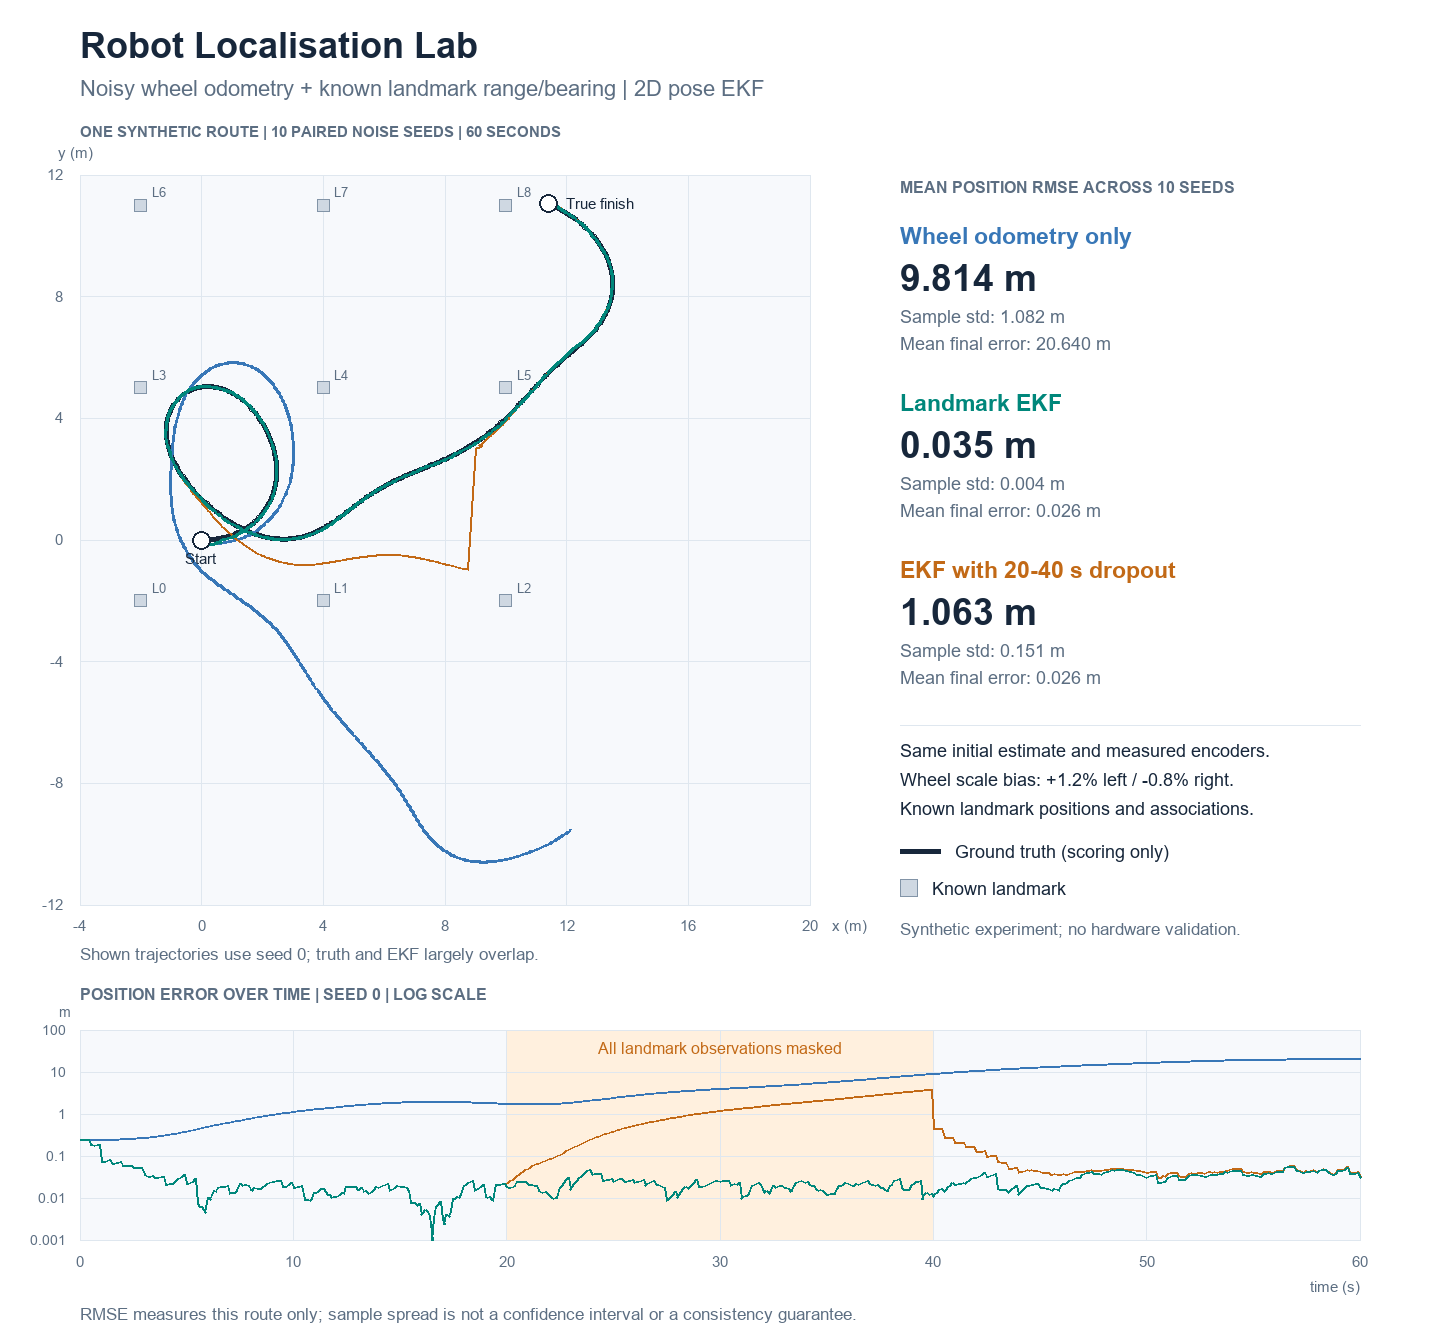

Write Python code to recreate this figure.
"""Reproduce the ten-seed localisation study and save metrics + PNG/SVG figures."""

import argparse
from html import escape
import json
import math
from pathlib import Path
import platform

import numpy as np
import PIL
from PIL import Image, ImageDraw, ImageFont

from localization import estimate, generate_dataset, run_study


class Figure:
    """Draw the same basic vector elements into PNG and SVG outputs."""

    def __init__(self, width=1440, height=1340):
        self.image = Image.new('RGB', (width, height), 'white')
        self.draw = ImageDraw.Draw(self.image)
        self.fonts = {}
        self.svg = [f'<svg xmlns="http://www.w3.org/2000/svg" width="{width}" height="{height}" viewBox="0 0 {width} {height}">',
                    '<title>Robot Localisation Lab: wheel odometry and landmark EKF</title>',
                    '<desc>A seeded trajectory comparison and position-error chart, with results across ten paired noise seeds.</desc>',
                    f'<rect width="{width}" height="{height}" fill="white"/>']

    def font(self, size, bold):
        key = (size, bold)
        if key not in self.fonts:
            for name in ('DejaVuSans-Bold.ttf' if bold else 'DejaVuSans.ttf',
                         'C:/Windows/Fonts/arialbd.ttf' if bold else 'C:/Windows/Fonts/arial.ttf'):
                try:
                    self.fonts[key] = ImageFont.truetype(name, size)
                    break
                except OSError:
                    pass
            else:
                self.fonts[key] = ImageFont.load_default(size=size)
        return self.fonts[key]

    def text(self, x, y, value, size=19, fill='#17273B', bold=False, anchor='start'):
        self.svg.append(f'<text x="{x}" y="{y}" font-family="Arial, sans-serif" font-size="{size}" font-weight="{700 if bold else 400}" text-anchor="{anchor}" fill="{fill}">{escape(str(value))}</text>')
        self.draw.text((x, y), str(value), font=self.font(size, bold), fill=fill,
                       anchor={'start': 'ls', 'middle': 'ms', 'end': 'rs'}[anchor])

    def rect(self, bounds, fill, stroke=None, width=1):
        x1, y1, x2, y2 = bounds
        self.svg.append(f'<rect x="{x1}" y="{y1}" width="{x2-x1}" height="{y2-y1}" fill="{fill}" stroke="{stroke or "none"}" stroke-width="{width}"/>')
        self.draw.rectangle(bounds, fill=fill, outline=stroke, width=width)

    def line(self, points, fill, width=1):
        points = [(float(x), float(y)) for x, y in points]
        self.svg.append(f'<polyline points="{" ".join(f"{x:.3f},{y:.3f}" for x,y in points)}" fill="none" stroke="{fill}" stroke-width="{width}" stroke-linejoin="round"/>')
        self.draw.line(points, fill=fill, width=width, joint='curve')

    def circle(self, x, y, radius, fill, stroke=None, width=1):
        self.svg.append(f'<circle cx="{x}" cy="{y}" r="{radius}" fill="{fill}" stroke="{stroke or "none"}" stroke-width="{width}"/>')
        self.draw.ellipse((x-radius, y-radius, x+radius, y+radius), fill=fill, outline=stroke, width=width)

    def save(self, destination):
        self.image.save(destination / 'demo.png')
        (destination / 'demo.svg').write_text('\n'.join(self.svg + ['</svg>']), encoding='utf-8')


def draw_demo(data, runs, results, destination):
    f = Figure()
    navy, muted = '#17273B', '#5C6E82'
    blue, teal, orange = '#3877B7', '#00877B', '#C26916'
    colors = {'odometry_only': blue, 'landmark_ekf': teal, 'dropout_ekf': orange}
    labels = {'odometry_only': 'Wheel odometry only', 'landmark_ekf': 'Landmark EKF',
              'dropout_ekf': 'EKF with 20-40 s dropout'}
    f.text(80, 58, 'Robot Localisation Lab', size=36, bold=True)
    f.text(80, 96, 'Noisy wheel odometry + known landmark range/bearing | 2D pose EKF', size=22, fill=muted)
    f.text(80, 137, 'ONE SYNTHETIC ROUTE | 10 PAIRED NOISE SEEDS | 60 SECONDS', size=15, bold=True, fill=muted)
    x0, y0, size = 80, 175, 730
    bounds = (-4., 20., -12., 12.)

    def point(x, y):
        return x0+(x-bounds[0])/(bounds[1]-bounds[0])*size, y0+size-(y-bounds[2])/(bounds[3]-bounds[2])*size

    f.rect((x0, y0, x0+size, y0+size), '#F7F9FC')
    for value in range(-4, 21, 4):
        x, _ = point(value, 0)
        f.line([(x, y0), (x, y0+size)], '#DFE7EF')
        f.text(x, y0+size+26, str(value), size=15, fill=muted, anchor='middle')
    for value in range(-12, 13, 4):
        _, y = point(0, value)
        f.line([(x0, y), (x0+size, y)], '#DFE7EF')
        f.text(x0-17, y+5, str(value), size=15, fill=muted, anchor='end')
    f.text(x0+size+22, y0+size+26, 'x (m)', size=15, fill=muted)
    f.text(x0-22, y0-17, 'y (m)', size=15, fill=muted)
    for index, landmark in enumerate(data.landmarks):
        x, y = point(*landmark)
        f.rect((x-6, y-6, x+6, y+6), '#CFD8E2', '#8294A7')
        f.text(x+11, y-8, f'L{index}', size=13, fill=muted)
    f.line([point(*pose[:2]) for pose in data.truth], navy, width=5)
    for name in ('odometry_only', 'dropout_ekf', 'landmark_ekf'):
        f.line([point(*pose[:2]) for pose in runs[name].states], colors[name], width=3 if name != 'dropout_ekf' else 2)
    sx, sy = point(*data.truth[0, :2])
    f.circle(sx, sy, 9, 'white', navy, 2)
    f.text(sx-17, sy+24, 'Start', size=15, fill=navy)
    ex, ey = point(*data.truth[-1, :2])
    f.circle(ex, ey, 9, 'white', navy, 2)
    f.text(ex+18, ey+5, 'True finish', size=15)
    f.text(x0, y0+size+55, 'Shown trajectories use seed 0; truth and EKF largely overlap.', size=17, fill=muted)

    panel_x = 900
    f.text(panel_x, 193, 'MEAN POSITION RMSE ACROSS 10 SEEDS', size=16, bold=True, fill=muted)
    for index, name in enumerate(('odometry_only', 'landmark_ekf', 'dropout_ekf')):
        row = results['aggregate'][name]
        y = 244 + index * 167
        f.text(panel_x, y, labels[name], size=23, bold=True, fill=colors[name])
        f.text(panel_x, y+47, f'{row["mean_position_rmse_m"]:.3f} m', size=37, bold=True)
        f.text(panel_x, y+79, f'Sample std: {row["sample_std_position_rmse_m"]:.3f} m', size=18, fill=muted)
        f.text(panel_x, y+106, f'Mean final error: {row["mean_final_position_error_m"]:.3f} m', size=18, fill=muted)
    f.line([(panel_x, 725), (1360, 725)], '#DFE7EF')
    f.text(panel_x, 757, 'Same initial estimate and measured encoders.', size=18)
    f.text(panel_x, 786, 'Wheel scale bias: +1.2% left / -0.8% right.', size=18)
    f.text(panel_x, 815, 'Known landmark positions and associations.', size=18)
    f.line([(panel_x, 851), (panel_x+40, 851)], navy, width=5)
    f.text(panel_x+55, 858, 'Ground truth (scoring only)', size=18)
    f.rect((panel_x, 879, panel_x+17, 896), '#CFD8E2', '#8294A7')
    f.text(panel_x+32, 895, 'Known landmark', size=18)
    f.text(panel_x, 935, 'Synthetic experiment; no hardware validation.', size=17, fill=muted)

    f.text(80, 1000, 'POSITION ERROR OVER TIME | SEED 0 | LOG SCALE', size=16, bold=True, fill=muted)
    px, py, pw, ph = 80, 1030, 1280, 210
    f.rect((px, py, px+pw, py+ph), '#F7F9FC')
    f.rect((px+20/60*pw, py, px+40/60*pw, py+ph), '#FFF0DE')
    # Fixed axes let regenerated figures remain comparable across runs.
    low, high = 0.001, 100.0

    def error_y(value):
        value = min(high, max(low, float(value)))
        return py+ph-(math.log10(value)-math.log10(low))/(math.log10(high)-math.log10(low))*ph

    for value in (0.001, 0.01, 0.1, 1, 10, 100):
        y = error_y(value)
        f.line([(px, y), (px+pw, y)], '#DFE7EF')
        f.text(px-14, y+5, f'{value:g}', size=14, fill=muted, anchor='end')
    times = np.arange(len(data.truth)) * data.dt
    for time in range(0, 61, 10):
        x = px+time/60*pw
        f.line([(x, py), (x, py+ph)], '#DFE7EF')
        f.text(x, py+ph+27, str(time), size=15, fill=muted, anchor='middle')
    for name in ('odometry_only', 'dropout_ekf', 'landmark_ekf'):
        errors = np.linalg.norm(runs[name].states[:, :2] - data.truth[:, :2], axis=1)
        f.line([(px+time/60*pw, error_y(error)) for time, error in zip(times, errors)], colors[name], 2)
    f.text(px-9, py-13, 'm', size=14, fill=muted, anchor='end')
    f.text(px+pw, py+ph+52, 'time (s)', size=15, fill=muted, anchor='end')
    f.text(px+30/60*pw, py+24, 'All landmark observations masked', size=16, fill=orange, anchor='middle')
    f.text(80, 1320, 'RMSE measures this route only; sample spread is not a confidence interval or a consistency guarantee.', size=17, fill=muted)
    f.save(destination)


def main():
    parser = argparse.ArgumentParser(description=__doc__)
    parser.add_argument('--output', type=Path, default=Path(__file__).resolve().parent)
    args = parser.parse_args()
    args.output.mkdir(parents=True, exist_ok=True)
    results = run_study()
    results['environment'] = {'python': platform.python_version(), 'numpy': np.__version__, 'pillow': PIL.__version__}
    (args.output / 'metrics.json').write_text(json.dumps(results, indent=2) + '\n', encoding='utf-8')
    data = generate_dataset(0)
    runs = {'odometry_only': estimate(data, use_landmarks=False), 'landmark_ekf': estimate(data),
            'dropout_ekf': estimate(data, dropout=(20., 40.))}
    draw_demo(data, runs, results, args.output)
    print(json.dumps(results['aggregate'], indent=2))
    print(f'Saved metrics.json, demo.png and demo.svg to {args.output.resolve()}')


if __name__ == '__main__':
    main()
